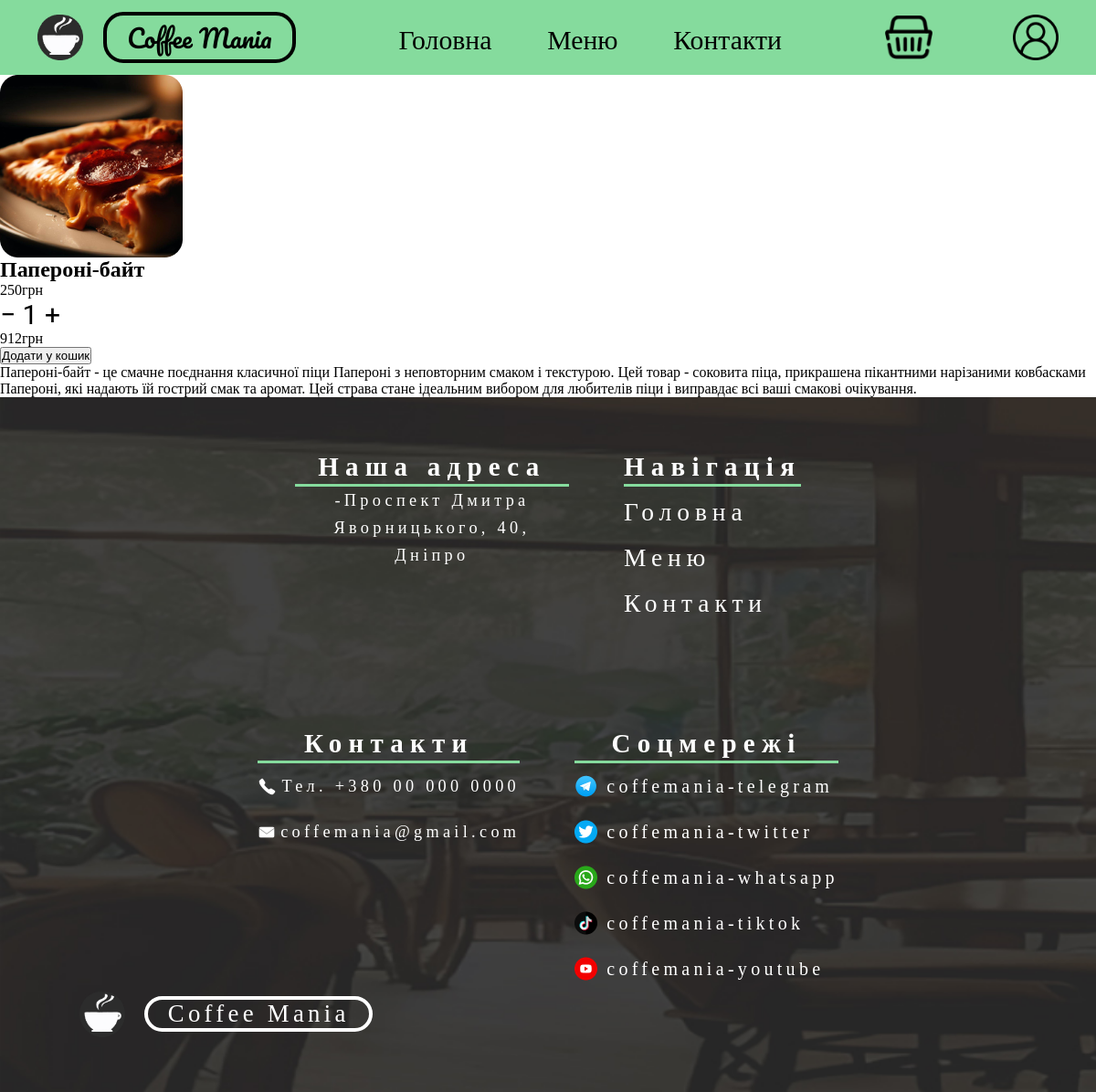
Page /menu/1 on the committed database.
### shop/models.py (models this page shows, shortened)
class Product(models.Model):
    name = models.CharField(max_length=255)
    image = models.ImageField(upload_to= "products")
    description = models.TextField()
    price = models.CharField(max_length=255)
    def get_absolute_url(self):
        return reverse('product', kwargs = {'product_pk': self.pk})

### shop/views.py (the view, shortened to what this page needs)
# urls.py: path('menu/<product_pk>', show_product, name = 'product'),
def show_product(request, product_pk):
    product = get_object_or_404(Product, pk=product_pk)
    return render(request, 'product/product.html', context={'product': product})

### shop/templates/product/product.html (shortened to what this page needs)
{% extends 'base/base.html' %}
{% load static %}
{% block css %}
<link rel="stylesheet" href="{% static 'shop/shop.css' %}">{% endblock %}
{% block content %}
<div id="content">
    <div class="product-row">
        <div class="product-main">
            <img src="{{ product.image.url }}" alt="{{ product.name }}">
            <div class="product-name-price">
                <h2>{{ product.name }}</h2>
                <p class="product-price">{{ product.price }}грн</p>
            </div>
            <div class="product-buttons">
                <form method="post" id="basket_form">
                    <div class="product-amount-totalprice">
                        <p class="product-amount-main">
                            <span data-value="-1" class="change-amount-main minus-main">&minus;</span>
                            <span class="amount">1</span>
                            <span data-value="+1" class="change-amount-main plus-main">&plus;</span>
                        </p>
                        <p class="product-totalprice">912грн</p>
                    </div>
                    <button class="add-product-button" value="{{ product.get_absolute_url }}">Додати у кошик</button>
                </form>
            </div>
        </div>
        <div class="product-description">
            <p>{{ product.description }}</p>
        </div>
    </div>
</div>
{% endblock %}

### user_interface/static/base/base.css (style rules this page uses)
* { margin: 0; padding: 0; box-sizing: border-box; }
body { overflow-x: hidden; }

### shop/static/shop/shop.css (style rules this page uses)
.minus-main, .plus-main { cursor: pointer;; }
.product-amount-main { font-family: 'Roboto'; font-style: normal; font-size: 30; text-decoration: none; }
.product-amount-main { user-select: none; -webkit-user-select: none; -moz-user-select: none; -ms-user-select: none; user-select: none; }

### rows in the picture
Product: image (picture), name "Папероні-байт", price "250", description "Папероні-байт - це смачне поєднання класичної піци Папероні з неповторним смаком і текстурою. Цей товар - соковита піца, прикрашена пікантними нарізаними ковбасками Папероні, які надають їй гострий смак та аромат. Цей страва стане ідеальним вибором для любителів піци і виправдає всі ваші смакові очікування."
